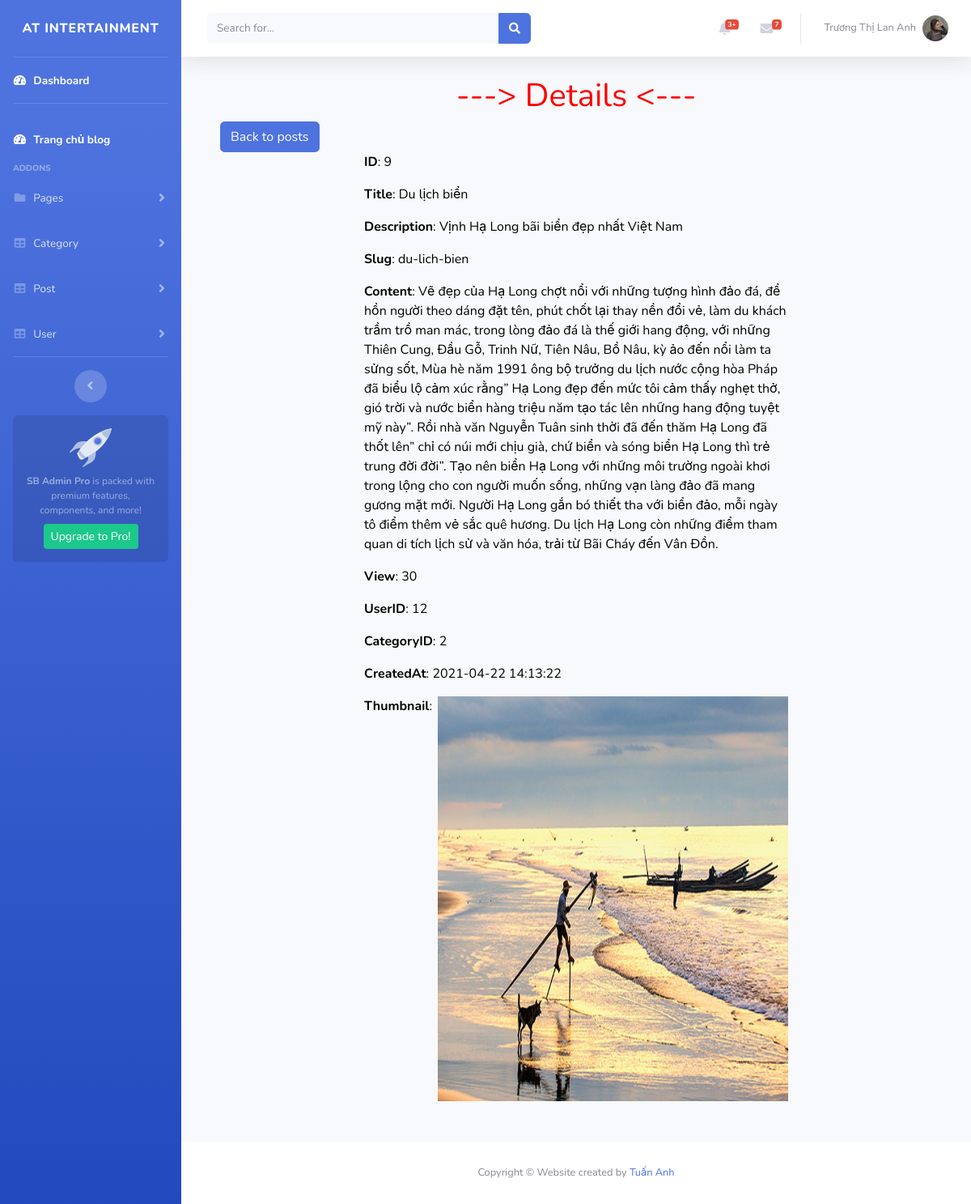
Screenshot of /index.php?admin=admin&mod=post&act=detail&id=9 (signed in) with the database file from the repository.
### tables this page shows
CREATE TABLE `posts`  (
  `id` int NOT NULL AUTO_INCREMENT,
  `title` varchar(255) NULL DEFAULT NULL COMMENT 'Tiêu đề bài viết',
  `description` text NULL COMMENT 'Mô tả bài viết',
  `thumbnail` varchar(255) NULL DEFAULT NULL COMMENT 'ảnh bài viết',
  `content` text NULL COMMENT 'Nội dung bài viết',
  `slug` varchar(255) NULL DEFAULT NULL,
  `view_count` bigint NULL DEFAULT NULL COMMENT 'số lượng xem',
  `user_id` int NULL DEFAULT NULL COMMENT 'tác giả',
  `category_id` int NULL DEFAULT NULL COMMENT 'Bài post này thuộc danh mục nào',
  `created_at` timestamp(0) NULL DEFAULT current_timestamp(0) ON UPDATE CURRENT_TIMESTAMP(0) COMMENT 'Ngày tạo',
  PRIMARY KEY (`id`) USING BTREE,
  INDEX `user_id`(`user_id`) USING BTREE,
  INDEX `category_id`(`category_id`) USING BTREE,
  CONSTRAINT `posts_ibfk_1` FOREIGN KEY (`user_id`) REFERENCES `users` (`id`) ON DELETE RESTRICT ON UPDATE RESTRICT,
  CONSTRAINT `posts_ibfk_2` FOREIGN KEY (`category_id`) REFERENCES `categories` (`id`) ON DELETE RESTRICT ON UPDATE RESTRICT
);

### controllers/admin/PostController.php (called while the page is built, shortened)
<?php
	class PostController extends BaseController{
		public $model;
		function __construct(){
			$this->model = new Post();
		}
		public function detail(){
			$id = $_GET['id'];
			$post = $this->model->find($id);
			require('views/post/detail.php');
		}
	}
 ?>

### index.php (called while the page is built, shortened)
<?php
	$act = (isset($_GET['act'])?$_GET['act']:'list');
	$controller_obj = new $controller_class_name();
	$controller_obj->$act();
 ?>

### models/connection.php (called while the page is built, shortened)
<?php
	class Connection{
		function __construct(){
			$servername = "localhost";
			$username = "root";
			$password = "";
			$dbname = "php27.zent";
			$this->connection = new mysqli($servername, $username, $password, $dbname);
		}
	}
 ?>

### models/model.php (called while the page is built, shortened)
<?php
require_once('connection.php');
class Model{
	var $table;
	var $connection;
	function __construct(){
		$conn = new Connection();
		$this->connection = $conn->connection;
	}
	function find($id){
		$query = "SELECT * FROM ".$this->table." WHERE id= ".$id;
		return $this->connection->query($query)->fetch_assoc();
	}
}
?>

### views/post/detail.php (the view)
<?php include('views/header.php'); ?>
    <div class="container-fluid">
 	<div class="container" style="margin-bottom: 50px;">
 		<h1 class="text-center" style="color: red">---> Details <---</h1>
 		<a href="?admin=admin&mod=posadmin=admin&t&act=list" class="btn btn-primary">Back to posts</a>
 		<div class="container" style="width: 65%; color: black" >
 			<p><b>ID</b>: <?= $post['id'] ?></p>
 		 	<p><b>Title</b>: <?= $post['title'] ?></p>
 		 	<p><b>Description</b>: <?= $post['description'] ?></p>
            <p><b>Slug</b>: <?= $post['slug'] ?></p>
            <p><b>Content</b>: <?= $post['content'] ?></p>
            <p><b>View</b>: <?= $post['view_count'] ?></p>
            <p><b>UserID</b>: <?= $post['user_id'] ?></p>
            <p><b>CategoryID</b>: <?= $post['category_id'] ?></p>
 		 	<p><b>CreatedAt</b>: <?php echo $post['created_at']; ?></p>
 		 	<div class="row">
 		 		<p class="col-2"><b>Thumbnail</b>:</p>
 		 		<img class="col-10" style="height: 500px; width: 200px" src="public/img/postImg/<?= $post['thumbnail'] ?>">
 		 	</div>
 		</div>
 	</div>
</div>
<?php include('views/footer.php'); ?>

### rows the page displays
posts: id "9", title "Du lịch biển", description "Vịnh Hạ Long bãi biển đẹp nhất Việt Nam", slug "du-lich-bien", content "Vẽ đẹp của Hạ Long chợt nổi với những tượng hình đảo đá, để hồn người theo dáng đặt tên, phút chốt lại thay nền đổi vẻ, làm du khách trầm trồ man mác, trong lòng đảo đá là thế giới hang động, với những Thiên Cung, Đầu Gỗ, Trinh Nữ, Tiên Nâu, Bồ Nâu, kỳ ảo đến nổi làm ta sửng sốt, Mùa hè năm 1991 ông bộ trưởng du lịch nước cộng hòa Pháp đã biểu lộ cảm xúc rằng” Hạ Long đẹp đến mức tôi cảm thấy nghẹt thở, gió trời và nước biển hàng triệu năm tạo tác lên những hang động tuyệt mỹ này”. Rồi nhà văn Nguyễn Tuân sinh thời đã đến thăm Hạ Long đã thốt lên” chỉ có núi mới chịu già, chứ biển và sóng biển Hạ Long thì trẻ trung đời đời”. Tạo nên biển Hạ Long với những môi trường ngoài khơi trong lộng…", view_count "30", user "12", category "2", created_at "2021-04-22 14:13:22", thumbnail (picture)

### other values shown
$_SESSION['auth']['name'] "Trương Thị Lan Anh"
